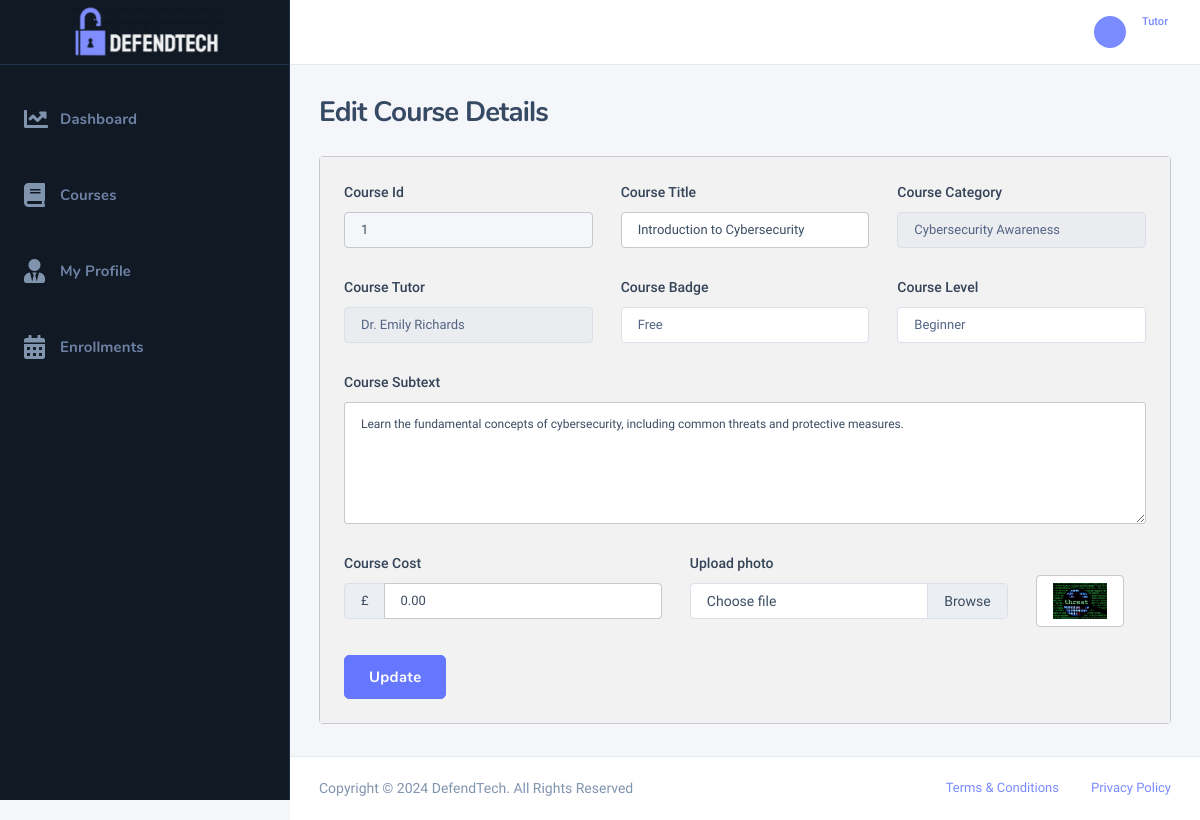
/admin/edit-course-details.php?course_id=1 (signed in), run on the app's committed database.
### tables this page shows
CREATE TABLE `course` (
  `course_id` bigint(20) NOT NULL,
  `cc_id` bigint(20) NOT NULL,
  `user_id` bigint(20) NOT NULL,
  `course_title` varchar(250) NOT NULL,
  `course_author` varchar(100) NOT NULL,
  `course_subtext` text NOT NULL,
  `course_badge` varchar(20) NOT NULL,
  `course_level` varchar(20) NOT NULL,
  `course_cost` float(10,2) NOT NULL,
  `course_image` longblob NOT NULL,
  `course_status` tinyint(1) NOT NULL,
  `created_at` timestamp NOT NULL DEFAULT current_timestamp(),
  `updated_at` timestamp NOT NULL DEFAULT current_timestamp()
);

### admin/edit-course-details.php (the view, shortened to what this page needs)
<?php
include 'config/connection.php';
?>
<!DOCTYPE html>
<html>
<link rel="stylesheet" href="//code.jquery.com/ui/1.13.2/themes/base/jquery-ui.css">
<?php
include 'include/header-links.php';
?>
<body class="nk-body bg-lighter npc-general has-sidebar ">
    <div class="nk-app-root">
        <div class="nk-main ">
            <?php
            include 'include/sidebar.php';
            ?>
            <div class="nk-wrap ">
                <?php
                include 'include/header.php';
                ?>
                <div class="nk-content ">
                    <div class="container-fluid">
                        <div class="nk-content-inner">
                            <div class="nk-content-body">
                                <div class="nk-block-head nk-block-head-sm">
                                    <div class="nk-block-between">
                                        <div class="nk-block-head-content">
                                            <h3 class="nk-block-title page-title">Edit Course Details</h3>
                                        </div>
                                    </div>
                                </div>
                                <div class="card card-bordered">
                                    <div class="card-inner bg-grey">
                                        <?php
                                        if (isset($_GET['course_id'])) {
                                            $id = $_GET['course_id'];
                                            $sql = "SELECT * FROM `course` WHERE course_id = $id";
                                            $result = $conn->query($sql);
                                            if ($result->num_rows > 0) {
                                                $row = $result->fetch_assoc()
                                        ?>
                                                <form method="post" enctype="multipart/form-data">
                                                    <div class="row g-gs">
                                                        <div class="col-md-4">
                                                            <div class="form-group">
                                                                <label class="form-label" for="cid">Course Id</label>
                                                                <div class="form-control-wrap">
                                                                    <input class="form-control" id="cid" name="cid" value="<?php echo $row['course_id']; ?>" disabled>
                                                                </div>
                                                            </div>
                                                        </div>
                                                        <div class="col-md-4">
                                                            <div class="form-group">
                                                                <label class="form-label" for="course_title">Course Title</label>
                                                                <div class="form-control-wrap ">
                                                                    <input type="text" class="form-control" id="course_title" name="course_title" value="<?php echo $row['course_title']; ?>">
                                                                </div>
                                                            </div>
                                                        </div>
                                                        <div class="col-md-4">
                                                            <div class="form-group">
                                                                <label class="form-label" for="ccid">Course Category</label>
                                                                <div class="form-control-wrap">
                                                                </div>
                                                            </div>
                                                        </div>
                                                        <div class="col-md-4">
                                                            <div class="form-group">
                                                                <label class="form-label" for="ccid">Course Tutor</label>
                                                                <div class="form-control-wrap">
                                                                </div>
                                                            </div>
                                                        </div>
                                                        <div class="col-md-4">
                                                            <div class="form-group">
                                                                <label class="form-label" for="course_badge">Course Badge</label>
                                                                <div class="form-control-wrap ">
                                                                </div>
                                                            </div>
                                                        </div>
                                                        <div class="col-md-4">
                                                            <div class="form-group">
                                                                <label class="form-label" for="course_level">Course Level</label>
                                                                <div class="form-control-wrap ">
                                                                </div>
                                                            </div>
                                                        </div>
                                                        <div class="col-md-12">
                                                            <div class="form-group">
                                                                <label class="form-label" for="course_subtext">Course Subtext</label>
                                                                <div class="form-control-wrap">
                                                                    <textarea class="form-control form-control-sm" id="course_subtext" name="course_subtext" required><?php echo $row['course_subtext']; ?></textarea>
                                                                </div>
                                                            </div>
                                                        </div>
                                                        <div class="col-md-5">
                                                            <div class="form-group">
                                                                <label class="form-label" for="course_cost">Course Cost</label>
                                                                <div class="form-control-wrap">
                                                                    <div class="input-group">
                                                                        <div class="input-group-prepend">
                                                                            <span class="input-group-text">£</span>
                                                                        </div>
                                                                        <input type="number" class="form-control" id="course_cost" name="course_cost" value="<?php echo $row['course_cost']; ?>" step="0.01" required>
                                                                    </div>
                                                                </div>
                                                            </div>
                                                        </div>
                                                        <div class="col-md-5">
                                                            <div class="form-group">
                                                                <label class="form-label" for="course_image">Upload photo</label>
                                                                <div class="form-control-wrap">
                                                                    <div class="form-file">
                                                                        <label class="form-file-label" for="course_image">Choose file</label>
                                                                    </div>
                                                                </div>
                                                            </div>
                                                        </div>
                                                        <div class="col-md-2">
                                                            <div class="form-group">
                                                                <div class="form-control-wrap">
                                                                    <img class="form-control w-80"
                                                                        src="../assets/images/img-loading.png"
                                                                        data-src="assets/images/course/<?php echo $row['course_image']; ?>"
                                                                        onerror="this.src='../assets/images/img-loading.png'" />
                                                                </div>
                                                            </div>
                                                        </div>
                                                        <div class="col-md-12">
                                                            <div class="form-group">
                                                                <button type="submit" class="btn btn-lg btn-primary">Update</button>
                                                            </div>
                                                        </div>
                                                    </div>
                                                </form>
                                        <?php
                                            } else {
                                                $row = $conn->error;
                                            }
                                        } else {
                                            echo "Invalid request";
                                        }
                                        ?>
                                    </div>
                                </div>
                            </div>
                        </div>
                    </div>
                </div>
                <?php
                include 'include/dashboard-footer.php';
                ?>
            </div>
        </div>
    </div>
</body>
</html>

### admin/assets/css/common-class.css (style rules this page uses)
.bg-grey { background-color: #f2f2f2; }

### data on the page
course: cid "1", course_title "Introduction to Cybersecurity", course_subtext "Learn the fundamental concepts of cybersecurity, including common threats and protective measures.", course_cost "0.00", course_image (picture)

### other printed values
$_SESSION['designation'] "Tutor"
